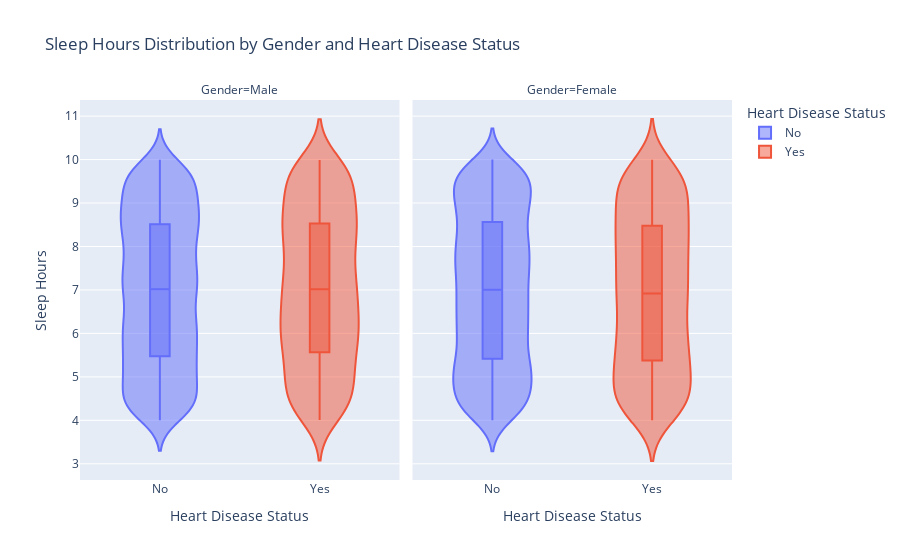

Notebook cell for this chart:
### Markdown cell above
### Sleep Hours & Gender & Target

### Code cell
df_clean = df.dropna(subset=["Gender"])
fig = px.violin(
    df_clean,
    x="Heart Disease Status",
    y="Sleep Hours",
    color="Heart Disease Status",
    facet_col="Gender",
    box=True,
    points="outliers",
    title="Sleep Hours Distribution by Gender and Heart Disease Status"
)

fig.show()

### Figure 1 — Plotly figure (JSON) as saved in the notebook; plotly's stock layout.template omitted (floating-point values rounded to 4 significant figures; data arrays with more than 128 entries replaced by an {"elided": "..."} marker saying what was removed)
{"data": [{"alignmentgroup": "True", "box": {"visible": true}, "hovertemplate": "Heart Disease Status=%{x}<br>Gender=Male<br>Sleep Hours=%{y}<extra></extra>", "legendgroup": "No", "marker": {"color": "#636efa"}, "name": "No", "offsetgroup": "No", "orientation": "v", "points": "outliers", "scalegroup": "True", "showlegend": true, "type": "violin", "x": {"elided": "4034 str values"}, "x0": " ", "xaxis": "x", "y": {"elided": "4034 float values"}, "y0": " ", "yaxis": "y"}, {"alignmentgroup": "True", "box": {"visible": true}, "hovertemplate": "Heart Disease Status=%{x}<br>Gender=Female<br>Sleep Hours=%{y}<extra></extra>", "legendgroup": "No", "marker": {"color": "#636efa"}, "name": "No", "offsetgroup": "No", "orientation": "v", "points": "outliers", "scalegroup": "True", "showlegend": false, "type": "violin", "x": {"elided": "3948 str values"}, "x0": " ", "xaxis": "x2", "y": {"elided": "3948 float values"}, "y0": " ", "yaxis": "y2"}, {"alignmentgroup": "True", "box": {"visible": true}, "hovertemplate": "Heart Disease Status=%{x}<br>Gender=Male<br>Sleep Hours=%{y}<extra></extra>", "legendgroup": "Yes", "marker": {"color": "#EF553B"}, "name": "Yes", "offsetgroup": "Yes", "orientation": "v", "points": "outliers", "scalegroup": "True", "showlegend": true, "type": "violin", "x": {"elided": "969 str values"}, "x0": " ", "xaxis": "x", "y": {"elided": "969 float values"}, "y0": " ", "yaxis": "y"}, {"alignmentgroup": "True", "box": {"visible": true}, "hovertemplate": "Heart Disease Status=%{x}<br>Gender=Female<br>Sleep Hours=%{y}<extra></extra>", "legendgroup": "Yes", "marker": {"color": "#EF553B"}, "name": "Yes", "offsetgroup": "Yes", "orientation": "v", "points": "outliers", "scalegroup": "True", "showlegend": false, "type": "violin", "x": {"elided": "1030 str values"}, "x0": " ", "xaxis": "x2", "y": {"elided": "1030 float values"}, "y0": " ", "yaxis": "y2"}], "layout": {"annotations": [{"font": {}, "showarrow": false, "text": "Gender=Male", "x": 0.245, "xanchor": "center", "xref": "paper", "y": 1, "yanchor": "bottom", "yref": "paper"}, {"font": {}, "showarrow": false, "text": "Gender=Female", "x": 0.755, "xanchor": "center", "xref": "paper", "y": 1, "yanchor": "bottom", "yref": "paper"}], "legend": {"title": {"text": "Heart Disease Status"}, "tracegroupgap": 0}, "title": {"text": "Sleep Hours Distribution by Gender and Heart Disease Status"}, "violinmode": "overlay", "xaxis": {"anchor": "y", "categoryarray": ["No", "Yes"], "categoryorder": "array", "domain": [0, 0.49], "title": {"text": "Heart Disease Status"}}, "xaxis2": {"anchor": "y2", "categoryarray": ["No", "Yes"], "categoryorder": "array", "domain": [0.51, 1], "matches": "x", "title": {"text": "Heart Disease Status"}}, "yaxis": {"anchor": "x", "domain": [0, 1], "title": {"text": "Sleep Hours"}}, "yaxis2": {"anchor": "x2", "domain": [0, 1], "matches": "y", "showticklabels": false}}}
